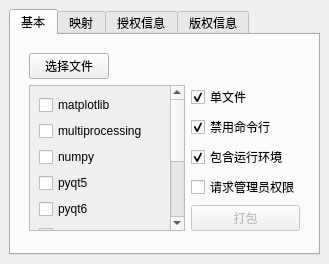
<?xml version="1.0" encoding="UTF-8"?>
<ui version="4.0">
 <class>gui</class>
 <widget class="QMainWindow" name="gui">
  <property name="geometry">
   <rect>
    <x>0</x>
    <y>0</y>
    <width>329</width>
    <height>264</height>
   </rect>
  </property>
  <property name="windowTitle">
   <string>神龙授权器</string>
  </property>
  <widget class="QWidget" name="centralwidget">
   <layout class="QHBoxLayout" name="horizontalLayout">
    <item>
     <widget class="QTabWidget" name="tabWidget">
      <property name="currentIndex">
       <number>0</number>
      </property>
      <widget class="QWidget" name="tab_1">
       <attribute name="title">
        <string>基本</string>
       </attribute>
       <layout class="QHBoxLayout" name="horizontalLayout_2">
        <item>
         <widget class="QWidget" name="basic" native="true">
          <layout class="QGridLayout" name="gridLayout">
           <item row="0" column="0">
            <widget class="QPushButton" name="btn_select">
             <property name="text">
              <string>选择文件</string>
             </property>
            </widget>
           </item>
           <item row="0" column="1">
            <widget class="QLabel" name="label_path">
             <property name="font">
              <font>
               <pointsize>8</pointsize>
              </font>
             </property>
             <property name="text">
              <string/>
             </property>
             <property name="scaledContents">
              <bool>true</bool>
             </property>
             <property name="wordWrap">
              <bool>true</bool>
             </property>
            </widget>
           </item>
           <item row="1" column="0" rowspan="5" colspan="2">
            <widget class="QScrollArea" name="scroll_plugin">
             <property name="widgetResizable">
              <bool>true</bool>
             </property>
             <widget class="QWidget" name="plugin_list">
              <property name="geometry">
               <rect>
                <x>0</x>
                <y>0</y>
                <width>137</width>
                <height>272</height>
               </rect>
              </property>
              <layout class="QVBoxLayout" name="verticalLayout">
               <item>
                <widget class="QCheckBox" name="matplotlib">
                 <property name="text">
                  <string>matplotlib</string>
                 </property>
                </widget>
               </item>
               <item>
                <widget class="QCheckBox" name="multiprocessing">
                 <property name="text">
                  <string>multiprocessing</string>
                 </property>
                </widget>
               </item>
               <item>
                <widget class="QCheckBox" name="numpy">
                 <property name="text">
                  <string>numpy</string>
                 </property>
                </widget>
               </item>
               <item>
                <widget class="QCheckBox" name="pyqt5">
                 <property name="text">
                  <string>pyqt5</string>
                 </property>
                </widget>
               </item>
               <item>
                <widget class="QCheckBox" name="pyqt6">
                 <property name="text">
                  <string>pyqt6</string>
                 </property>
                </widget>
               </item>
               <item>
                <widget class="QCheckBox" name="pyside2">
                 <property name="text">
                  <string>pyside2</string>
                 </property>
                </widget>
               </item>
               <item>
                <widget class="QCheckBox" name="pyside6">
                 <property name="text">
                  <string>pyside6</string>
                 </property>
                </widget>
               </item>
               <item>
                <widget class="QCheckBox" name="tensorflow">
                 <property name="text">
                  <string>tensorflow</string>
                 </property>
                </widget>
               </item>
               <item>
                <widget class="QCheckBox" name="tk_inter">
                 <property name="text">
                  <string>tk-inter</string>
                 </property>
                </widget>
               </item>
               <item>
                <widget class="QCheckBox" name="torch">
                 <property name="text">
                  <string>torch</string>
                 </property>
                </widget>
               </item>
              </layout>
             </widget>
            </widget>
           </item>
           <item row="1" column="2">
            <widget class="QCheckBox" name="checkbox_onefile">
             <property name="text">
              <string>单文件</string>
             </property>
             <property name="checked">
              <bool>true</bool>
             </property>
            </widget>
           </item>
           <item row="2" column="2">
            <widget class="QCheckBox" name="checkbox_disable_console">
             <property name="text">
              <string>禁用命令行</string>
             </property>
             <property name="checked">
              <bool>true</bool>
             </property>
            </widget>
           </item>
           <item row="3" column="2">
            <widget class="QCheckBox" name="checkbox_standalone">
             <property name="text">
              <string>包含运行环境</string>
             </property>
             <property name="checked">
              <bool>true</bool>
             </property>
            </widget>
           </item>
           <item row="4" column="2">
            <widget class="QCheckBox" name="checkbox_require_admin">
             <property name="text">
              <string>请求管理员权限</string>
             </property>
            </widget>
           </item>
           <item row="5" column="2">
            <widget class="QPushButton" name="btn_start">
             <property name="enabled">
              <bool>false</bool>
             </property>
             <property name="text">
              <string>打包</string>
             </property>
            </widget>
           </item>
          </layout>
         </widget>
        </item>
       </layout>
      </widget>
      <widget class="QWidget" name="tab_2">
       <attribute name="title">
        <string>映射</string>
       </attribute>
       <layout class="QHBoxLayout" name="horizontalLayout_3">
        <item>
         <widget class="QWidget" name="link" native="true">
          <layout class="QGridLayout" name="gridLayout_2">
           <item row="0" column="0">
            <widget class="QLabel" name="label_file">
             <property name="maximumSize">
              <size>
               <width>16777215</width>
               <height>15</height>
              </size>
             </property>
             <property name="text">
              <string>文件映射</string>
             </property>
             <property name="alignment">
              <set>Qt::AlignCenter</set>
             </property>
            </widget>
           </item>
           <item row="0" column="1">
            <widget class="QLabel" name="label_dir">
             <property name="maximumSize">
              <size>
               <width>16777215</width>
               <height>15</height>
              </size>
             </property>
             <property name="text">
              <string>目录映射</string>
             </property>
             <property name="alignment">
              <set>Qt::AlignCenter</set>
             </property>
            </widget>
           </item>
           <item row="2" column="0">
            <widget class="QPushButton" name="btn_add">
             <property name="text">
              <string>添加</string>
             </property>
            </widget>
           </item>
           <item row="2" column="1">
            <widget class="QPushButton" name="btn_del">
             <property name="text">
              <string>删除</string>
             </property>
            </widget>
           </item>
           <item row="1" column="0">
            <widget class="QTableWidget" name="column_file"/>
           </item>
           <item row="1" column="1">
            <widget class="QTableWidget" name="column_dir"/>
           </item>
          </layout>
         </widget>
        </item>
       </layout>
      </widget>
      <widget class="QWidget" name="tab_3">
       <attribute name="title">
        <string>授权信息</string>
       </attribute>
       <layout class="QHBoxLayout" name="horizontalLayout_4">
        <item>
         <widget class="QWidget" name="license" native="true">
          <layout class="QGridLayout" name="gridLayout_3">
           <item row="0" column="0">
            <widget class="QCheckBox" name="checkbox_switch">
             <property name="text">
              <string>开启授权</string>
             </property>
            </widget>
           </item>
           <item row="1" column="0">
            <widget class="QLabel" name="label_user">
             <property name="text">
              <string>用户名：</string>
             </property>
            </widget>
           </item>
           <item row="1" column="1">
            <widget class="QLineEdit" name="lineedit_user">
             <property name="enabled">
              <bool>false</bool>
             </property>
            </widget>
           </item>
           <item row="2" column="0">
            <widget class="QLabel" name="label_date">
             <property name="text">
              <string>授权时间：</string>
             </property>
            </widget>
           </item>
           <item row="2" column="1">
            <widget class="QDateEdit" name="dateedit">
             <property name="enabled">
              <bool>false</bool>
             </property>
             <property name="displayFormat">
              <string>yyyy 年 MM 月 dd 日</string>
             </property>
             <property name="calendarPopup">
              <bool>true</bool>
             </property>
            </widget>
           </item>
           <item row="3" column="0">
            <widget class="QLabel" name="label_bios_sn">
             <property name="text">
              <string>BIOS序列号：</string>
             </property>
            </widget>
           </item>
           <item row="3" column="1">
            <widget class="QLineEdit" name="lineedit_bios_sn">
             <property name="enabled">
              <bool>false</bool>
             </property>
            </widget>
           </item>
           <item row="4" column="0">
            <widget class="QLabel" name="label_system_sn">
             <property name="text">
              <string>系统序列号：</string>
             </property>
            </widget>
           </item>
           <item row="4" column="1">
            <widget class="QLineEdit" name="lineedit_system_sn">
             <property name="enabled">
              <bool>false</bool>
             </property>
            </widget>
           </item>
           <item row="5" column="0">
            <widget class="QLabel" name="label_disk_sn">
             <property name="text">
              <string>硬盘序列号：</string>
             </property>
            </widget>
           </item>
           <item row="5" column="1">
            <widget class="QLineEdit" name="lineedit_disk_sn">
             <property name="enabled">
              <bool>false</bool>
             </property>
            </widget>
           </item>
          </layout>
         </widget>
        </item>
       </layout>
      </widget>
      <widget class="QWidget" name="tab_4">
       <attribute name="title">
        <string>版权信息</string>
       </attribute>
       <layout class="QHBoxLayout" name="horizontalLayout_5">
        <item>
         <widget class="QWidget" name="copyright" native="true">
          <layout class="QGridLayout" name="gridLayout_4">
           <item row="0" column="0">
            <widget class="QLabel" name="label_icon">
             <property name="text">
              <string>图标：</string>
             </property>
            </widget>
           </item>
           <item row="0" column="1">
            <widget class="QLineEdit" name="lineedit_icon"/>
           </item>
           <item row="0" column="2">
            <widget class="QPushButton" name="btn_icon">
             <property name="text">
              <string>选择图标</string>
             </property>
            </widget>
           </item>
           <item row="1" column="0">
            <widget class="QLabel" name="label_project">
             <property name="text">
              <string>项目名：</string>
             </property>
            </widget>
           </item>
           <item row="1" column="1" colspan="2">
            <widget class="QLineEdit" name="lineedit_project"/>
           </item>
           <item row="2" column="0">
            <widget class="QLabel" name="label_version">
             <property name="text">
              <string>版本：</string>
             </property>
            </widget>
           </item>
           <item row="2" column="1" colspan="2">
            <widget class="QLineEdit" name="lineedit_version"/>
           </item>
           <item row="3" column="0">
            <widget class="QLabel" name="label_company">
             <property name="text">
              <string>企业名：</string>
             </property>
            </widget>
           </item>
           <item row="3" column="1" colspan="2">
            <widget class="QLineEdit" name="lineedit_company"/>
           </item>
           <item row="4" column="0">
            <widget class="QLabel" name="label_copyright">
             <property name="text">
              <string>版权：</string>
             </property>
            </widget>
           </item>
           <item row="4" column="1" colspan="2">
            <widget class="QLineEdit" name="lineedit_copyright"/>
           </item>
           <item row="5" column="0">
            <widget class="QLabel" name="label_trademark">
             <property name="text">
              <string>商标：</string>
             </property>
            </widget>
           </item>
           <item row="5" column="1" colspan="2">
            <widget class="QLineEdit" name="lineedit_trademark"/>
           </item>
          </layout>
         </widget>
        </item>
       </layout>
      </widget>
     </widget>
    </item>
   </layout>
  </widget>
 </widget>
 <tabstops>
  <tabstop>btn_select</tabstop>
  <tabstop>scroll_plugin</tabstop>
  <tabstop>matplotlib</tabstop>
  <tabstop>multiprocessing</tabstop>
  <tabstop>numpy</tabstop>
  <tabstop>pyqt5</tabstop>
  <tabstop>pyqt6</tabstop>
  <tabstop>pyside2</tabstop>
  <tabstop>pyside6</tabstop>
  <tabstop>tensorflow</tabstop>
  <tabstop>tk_inter</tabstop>
  <tabstop>torch</tabstop>
  <tabstop>checkbox_onefile</tabstop>
  <tabstop>checkbox_disable_console</tabstop>
  <tabstop>checkbox_standalone</tabstop>
  <tabstop>checkbox_require_admin</tabstop>
  <tabstop>btn_start</tabstop>
  <tabstop>column_file</tabstop>
  <tabstop>column_dir</tabstop>
  <tabstop>btn_add</tabstop>
  <tabstop>btn_del</tabstop>
  <tabstop>checkbox_switch</tabstop>
  <tabstop>lineedit_user</tabstop>
  <tabstop>dateedit</tabstop>
  <tabstop>lineedit_bios_sn</tabstop>
  <tabstop>lineedit_system_sn</tabstop>
  <tabstop>lineedit_disk_sn</tabstop>
  <tabstop>tabWidget</tabstop>
  <tabstop>lineedit_icon</tabstop>
  <tabstop>btn_icon</tabstop>
  <tabstop>lineedit_project</tabstop>
  <tabstop>lineedit_version</tabstop>
  <tabstop>lineedit_company</tabstop>
  <tabstop>lineedit_copyright</tabstop>
  <tabstop>lineedit_trademark</tabstop>
 </tabstops>
 <resources/>
 <connections/>
</ui>
